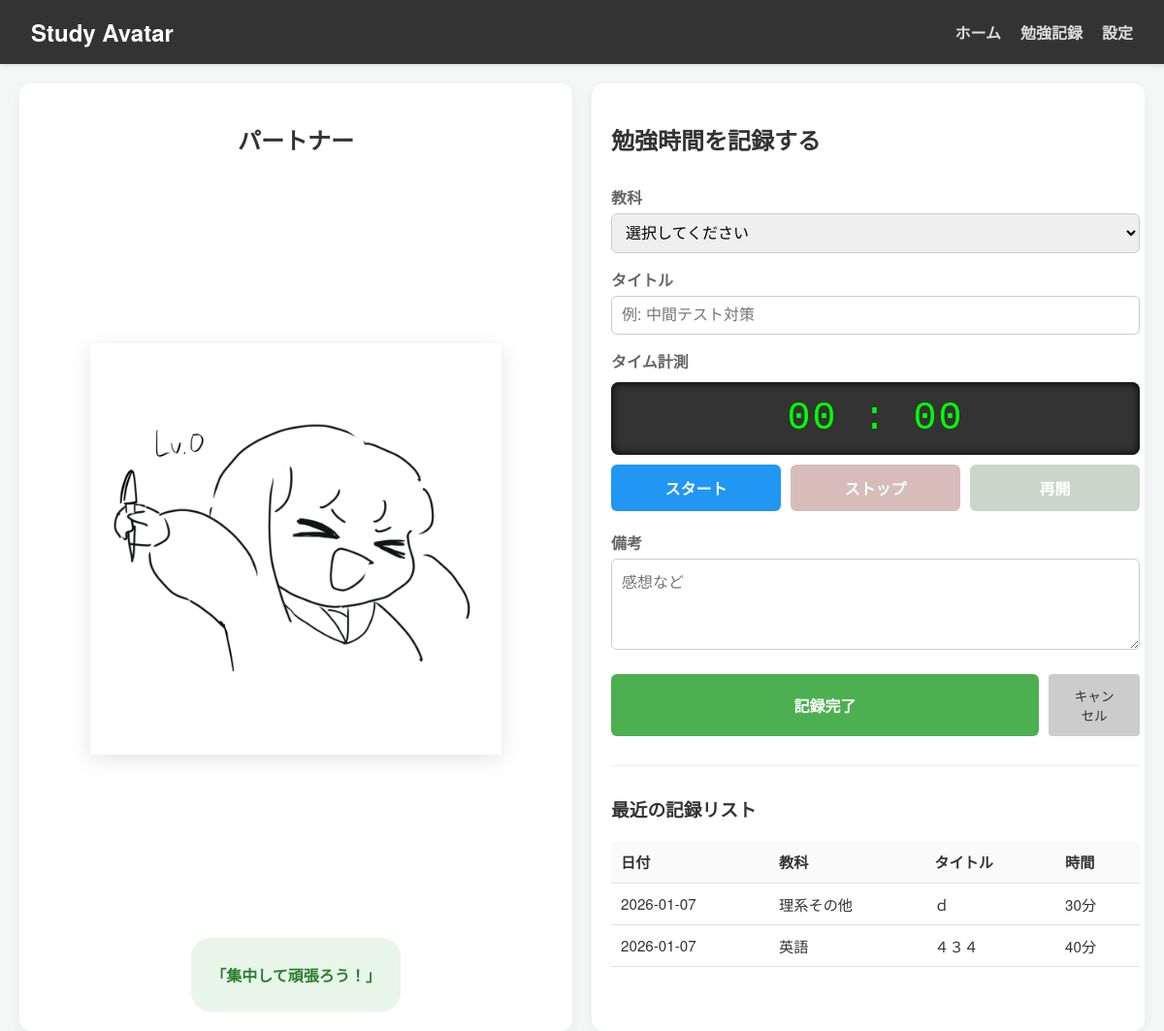
The app's page /study/ with its own data.
### models/study.py (models this page shows)
class Study(Model):
    title = CharField()
    minutes = IntegerField()
    note = CharField()
    SUBJECT_CHOICES = (
        ('数学', '数学'),
        ('物理', '物理'),
        ('化学', '化学'),
        ('生物', '生物'),
        ('情報', '情報'),
        ('理系その他','理系その他'),
        ('国語', '国語'),
        ('英語', '英語'),
        ('日本史', '日本史'),
        ('世界史', '世界史'),
        ('地理', '地理'),
        ('文系その他','文系その他'),
    )
    subject = CharField(choices=SUBJECT_CHOICES)
    date = DateField()
    class Meta:
        database = db

### routes/study.py (the view, shortened to what this page needs)
@study_bp.route('/', methods=['GET', 'POST'])
def new_study():
    error_message = None
    form_data = {
        "title": "",
        "note": "",
        "subject": ""
    }
    studys = Study.select() # ＊変更後、この行を削除してください
    return render_template('study.html',
                            items=studys, # ＊変更後、この行を削除してください
                            debug=current_app.debug,
                            form_data=form_data
                           )

### routes/avatar.py (called while the page is built)
@avatar_bp.app_context_processor
def inject_today_avatar():
    try:
        record = AvatarHistory.get(AvatarHistory.date == date.today())
        level = record.level
    except DoesNotExist:
        level = 1  # 未登録日のデフォルト
    skin = AVATAR_SKINS.get(level)
    return dict(skin=skin)

@avatar_bp.app_context_processor
def inject_avatar_helpers():
    def avatar_skin_days_ago(n):
        target = date.today() - timedelta(days=n)
        try:
            record = AvatarHistory.get(AvatarHistory.date == target)
            return AVATAR_SKINS.get(record.level)
        except DoesNotExist:
            return AVATAR_SKINS.get(1)  # デフォルト
    return dict(avatar_skin_days_ago=avatar_skin_days_ago)

@avatar_bp.app_context_processor
def inject_threshold_sets():
    return dict(
        threshold_sets=AvatarThresholdSet.select()
    )

### templates/study.html (shortened to what this page needs)
<!DOCTYPE html>
<html lang="ja">
<head>
    <link rel="stylesheet" href="{{ url_for('static', filename='base-style.css') }}">
</head>
<body>
    <header class="main-header">
        <h1>Study Avatar</h1>
        <nav>
            <ul>
                <li><a href="{{ url_for('index') }}">ホーム</a></li>
                <li><a href="{{ url_for('study.new_study') }}">勉強記録</a></li>
                <li><a href="{{ url_for('setting.seed_set') }}">設定</a></li>
            </ul>
        </nav>
    </header>
    <div class="container">
        <div class="record-grid">
            <div class="char-side card">
                <h2>パートナー</h2>
                <div class="avatar-display-large">
                    {% if skin %}
                    <img src="{{ skin }}" alt="Current Avatar" class="avatar-img-large">
                    {% else %}
                    <div class="no-avatar-placeholder">
                        <p>No Image</p>
                    </div>
                    {% endif %}
                </div>
                <div class="char-message">
                    <p>「集中して頑張ろう！」</p>
                </div>
            </div>
            <div class="form-side card">
                <h2>勉強時間を記録する</h2>
                <form action="{{ url_for('study.new_study') }}" method="post" class="study-form"
                    onsubmit="return checkBeforeSubmit();">
                    <div class="form-group">
                        <label>教科</label>
                        <select name="subject" class="form-control" required>
                            <option value="">選択してください</option>
                        </select>
                    </div>
                    <div class="form-group">
                        <label>タイトル</label>
                        <input type="text" name="title" class="form-control" placeholder="例: 中間テスト対策" required
                            value="{{ form_data.title if form_data else '' }}">
                    </div>
                    <div class="form-group">
                        <label>タイム計測</label>
                        <div class="timer-box">
                            <span id="timer_minutes">00</span> : <span id="timer_seconds">00</span>
                        </div>
                        <div class="timer-controls">
                            <button type="button" class="btn-primary" id="startBtn"
                                style="background-color: #2196F3;">スタート</button>
                            <button type="button" class="btn-primary" id="pauseBtn" disabled
                                style="background-color: #F44336;">ストップ</button>
                            <button type="button" class="btn-primary" id="resumeBtn"
                                style="background-color: #4CAF50;">再開</button>
                        </div>
                    </div>
                    <div class="form-group">
                        <label>備考</label>
                        <textarea name="note" rows="4" class="form-control"
                            placeholder="感想など">{{ form_data.note if form_data else '' }}</textarea>
                    </div>
                    <div class="form-actions" style="display: flex; gap: 10px;">
                        <button type="submit" class="btn-primary">
                            記録完了
                        </button>
                        <button type="button" class="btn-small" onclick="confirmCancel()"
                            style="background: #ccc; border:none; color: #333; width: auto; padding: 12px 20px;">キャンセル
                        </button>
                    </div>
                    <hr style="margin: 30px 0; border: 0; border-top: 1px solid #eee;">
                    <h3>最近の記録リスト</h3>
                    <div class="table-wrapper" style="max-height: 200px; margin-bottom: 20px;">
                        <table class="log-table">
                            <thead>
                                <tr>
                                    <th>日付</th>
                                    <th>教科</th>
                                    <th>タイトル</th>
                                    <th>時間</th>
                                </tr>
                            </thead>
                            <tbody>
                                {% for study in items %}
                                <tr>
                                    <td>{{ study.date }}</td>
                                    <td>{{ study.subject }}</td>
                                    <td>{{ study.title }}</td>
                                    <td>{{ study.minutes }}分</td>
                                </tr>
                                {% endfor %}
                            </tbody>
                        </table>
                    </div>
                </form>
            </div>
        </div>
    </div>
</body>
</html>

### static/base-style.css (style rules this page uses)
:root { --primary-color: #4CAF50; --primary-hover: #45a049; --bg-color: #f4f7f6; --card-bg: #ffffff; --text-main: #333333; --text-sub: #666666; --border-color: #e0e0e0; }
body { font-family: "Helvetica Neue", Arial, "Hiragino Kaku Gothic ProN", "Hiragino Sans", Meiryo, sans-serif; margin: 0; padding: 0; background-color: var(--bg-color); color: var(--text-main); height: 100vh; }
.main-header { background-color: #333; color: white; padding: 1rem 2rem; display: flex; justify-content: space-between; align-items: center; box-shadow: 0 2px 4px rgba(0, 0, 0, 0.1); }
.main-header h1 { margin: 0; font-size: 1.5rem; }
.main-header nav ul { list-style: none; margin: 0; padding: 0; display: flex; }
.main-header nav a { color: #ddd; text-decoration: none; margin-left: 20px; font-weight: bold; transition: color 0.3s; }
.container { max-width: 1200px; margin: 20px auto; padding: 0 20px; height: calc(100vh - 100px); box-sizing: border-box; }
.card { background: var(--card-bg); border-radius: 12px; box-shadow: 0 4px 12px rgba(0, 0, 0, 0.05); padding: 20px; overflow: hidden; display: flex; flex-direction: column; }
.btn-update, .btn-primary { background-color: var(--primary-color); color: white; border: none; padding: 12px 24px; border-radius: 6px; cursor: pointer; font-size: 1rem; font-weight: bold; transition: background 0.3s; width: 100%; }
.btn-small { font-size: 0.85rem; color: var(--primary-color); text-decoration: none; border: 1px solid var(--primary-color); padding: 4px 10px; border-radius: 4px; transition: all 0.2s; }
.avatar-display-large { flex: 1; display: flex; align-items: center; justify-content: center; width: 100%; margin: 10px 0; }
.avatar-img-large { max-width: 80%; max-height: 80%; object-fit: contain; filter: drop-shadow(0 5px 10px rgba(0, 0, 0, 0.1)); }
.record-grid { display: grid; grid-template-columns: 1fr 1fr; gap: 20px; height: 100%; }
.char-side { height: 100%; display: flex; flex-direction: column; align-items: center; justify-content: center; text-align: center; }
.char-message { margin-top: 15px; background-color: #e8f5e9; color: #2e7d32; padding: 10px 20px; border-radius: 20px; font-weight: bold; }
.form-side { height: 100%; overflow-y: auto; padding-right: 5px; }
.study-form { margin-top: 10px; }
.form-group { margin-bottom: 15px; }
.form-group label { display: block; margin-bottom: 5px; font-weight: bold; color: var(--text-sub); }
.form-control { width: 100%; padding: 10px; border: 1px solid #ccc; border-radius: 6px; box-sizing: border-box; font-size: 1rem; }
.form-actions { margin-top: 20px; margin-bottom: 20px; }
.table-wrapper { flex: 1; overflow-y: auto; position: relative; }
.log-table { width: 100%; border-collapse: collapse; font-size: 0.95rem; }
.log-table th { background-color: #fafafa; position: sticky; top: 0; z-index: 10; border-bottom: 2px solid var(--border-color); }
.log-table th, .log-table td { padding: 10px; text-align: left; border-bottom: 1px solid var(--border-color); }
.timer-controls button:disabled { opacity: 0.4; cursor: not-allowed; filter: grayscale(60%); }

### templates/study.html (style rules this page uses)
.timer-box { background-color: #333; color: #0f0; font-family: 'Courier New', Courier, monospace; font-size: 2.5rem; text-align: center; padding: 15px; border-radius: 8px; margin: 10px 0; box-shadow: inset 0 0 10px #000; letter-spacing: 2px; }
.timer-controls { display: flex; gap: 10px; margin-bottom: 20px; }

### records on screen
Study: date "2026-01-07", subject "理系その他", title "ｄ", minutes "30"
Study: date "2026-01-07", subject "英語", title "４３４", minutes "40"
